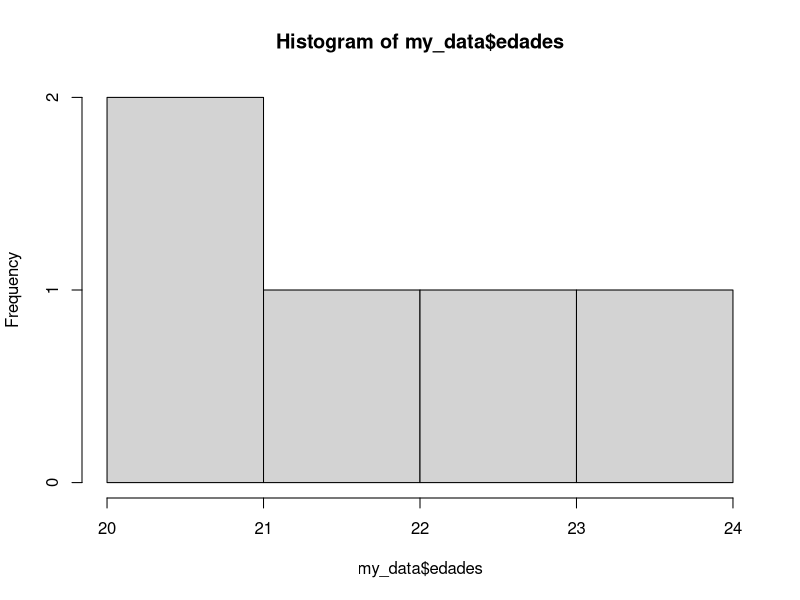

R code for this plot:
## ---- chunk 1
nombres<-c("Belen","Camila","Evelina","Geronimo","Joan")
edades<-c(20,21,22,23,24)
carreras<-c("Comunicacion","Historia","Sociologia","Antropologia","Educacion")
my_data<-data.frame(nombres,edades,carreras)
print(my_data)
## ---- chunk 2
hist(my_data$edades)
